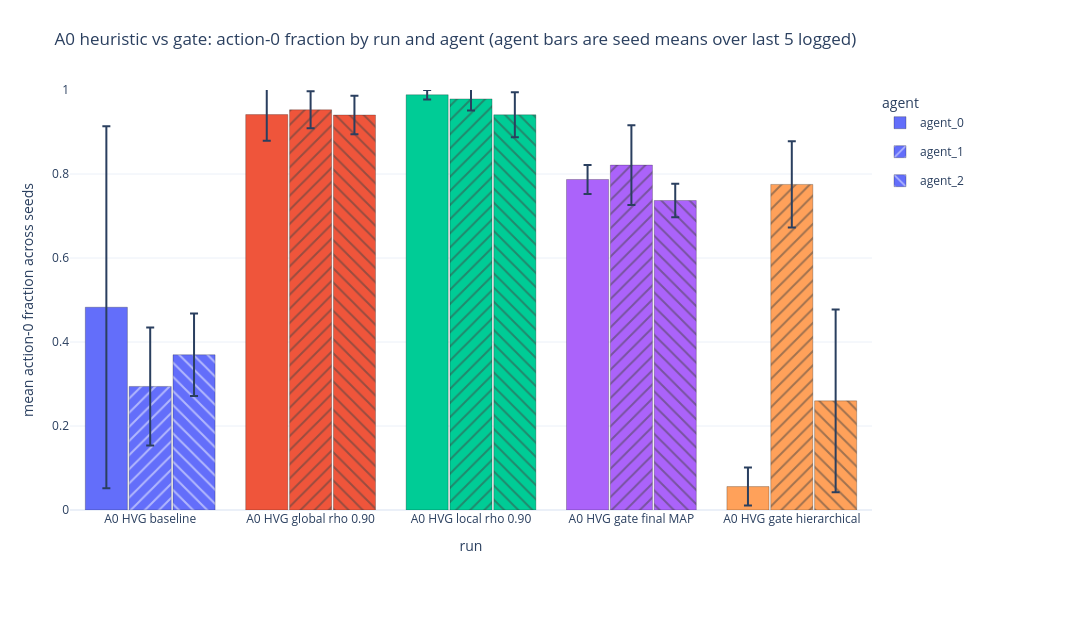
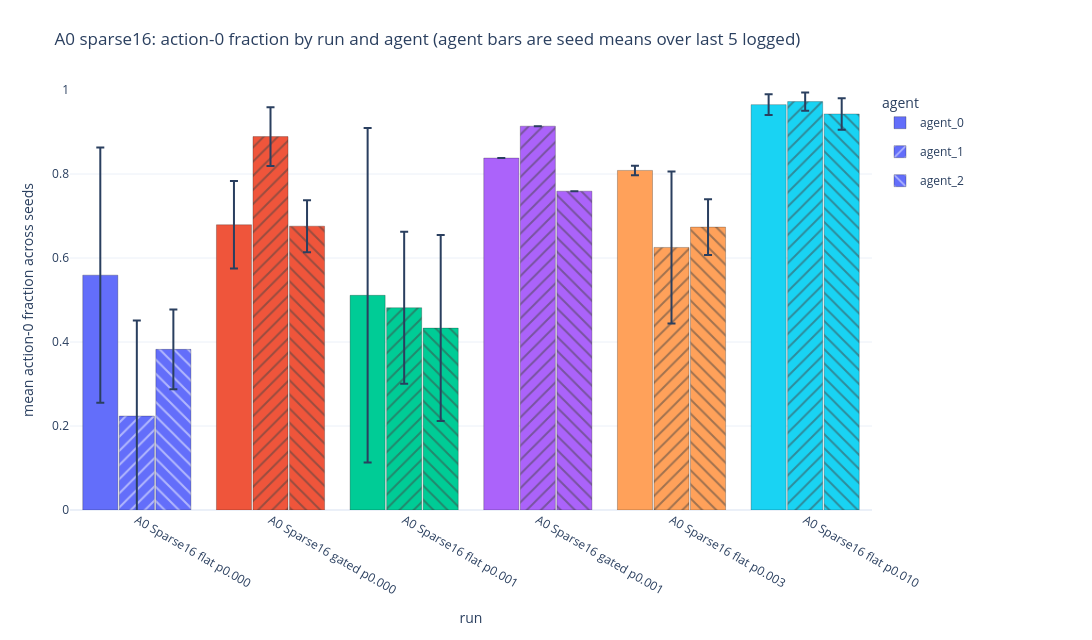
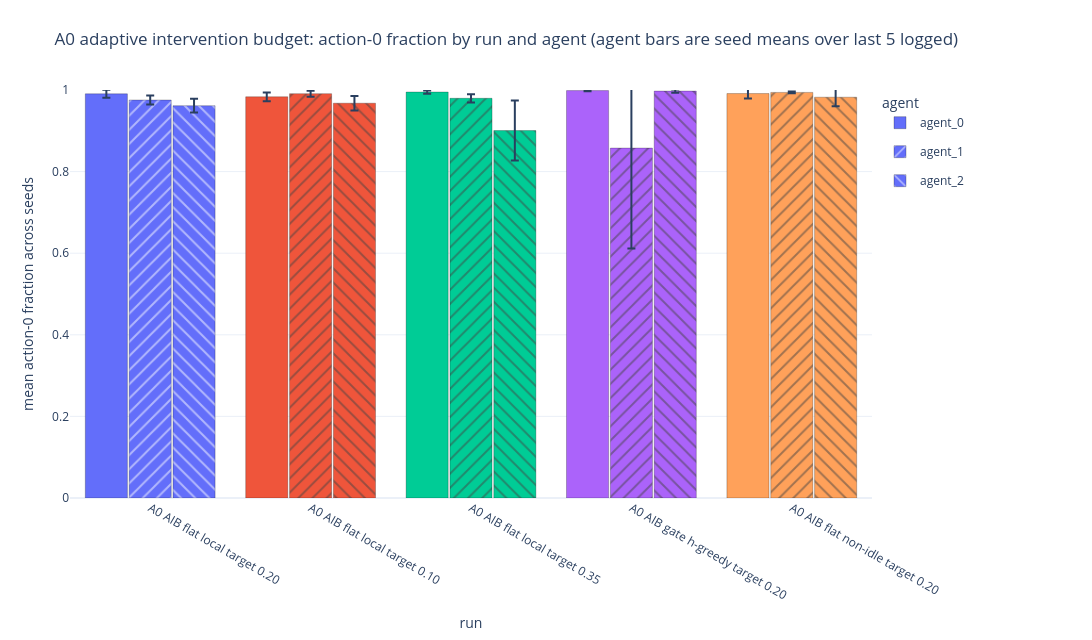
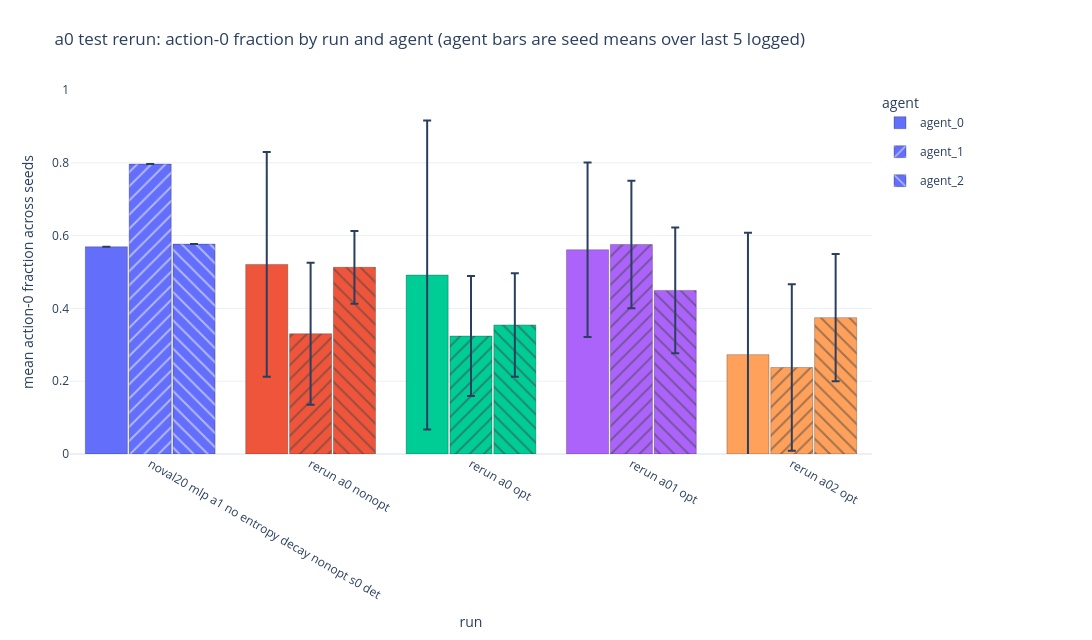

Notebook cell for these charts, in order:
### Markdown cell above
## Last-5logged Action 0 Fraction By Run And Agent

### Code cell
last5_action0 = adm.last5_logged_action0_fraction_by_agent_all_runs(ctx)
adm.display_metric_figures(last5_action0)

### Figure 1 — Plotly figure (JSON) as saved in the notebook; plotly's stock layout.template omitted (floating-point values rounded to 4 significant figures)
{"data": [{"customdata": [[0.4309, 3, "[0, 1, 2]", 19312, 17240.0, "['a0_hvg_00_baseline_s0', 'a0_hvg_00_baseline_s1', 'a0_hvg_00_baseline_s2']"], [0.06218, 3, "[0, 1, 2]", 37660.0, 2487.0, "['a0_hvg_01_eval_rho090_s0', 'a0_hvg_01_eval_rho090_s1', 'a0_hvg_01_eval_rho090_s2']"], [0.01123, 3, "[0, 1, 2]", 39550.0, 449.0, "['a0_hvg_04_eval_local_rho090_s0', 'a0_hvg_04_eval_local_rho090_s1', 'a0_hvg_04_eval_local_rho090_s2']"], [0.0344, 3, "[0, 1, 2]", 31478, 1376.0, "['a0_hvg_02_gate_final_map_s0', 'a0_hvg_02_gate_final_map_s1', 'a0_hvg_02_gate_final_map_s2']"], [0.04514, 3, "[0, 1, 2]", 2231.0, 1805.0, "['a0_hvg_03_gate_hierarchical_s0', 'a0_hvg_03_gate_hierarchical_s1', 'a0_hvg_03_gate_hierarchical_s2']"]], "error_y": {"array": [0.4309, 0.06218, 0.01123, 0.0344, 0.04514], "type": "data", "visible": true}, "hovertemplate": "run=%{x}<br>agent=agent_0<br>mean action-0 fraction=%{y:.4f}<br>std across seeds=%{customdata[0]:.4f}<br>n_seeds=%{customdata[1]}<br>seeds=%{customdata[2]}<br>mean action-0 count=%{customdata[3]:.0f}<br>std action-0 count=%{customdata[4]:.0f}<br>seed runs=%{customdata[5]}<extra></extra>", "legendgroup": "agent_0", "marker": {"color": ["#636EFA", "#EF553B", "#00CC96", "#AB63FA", "#FFA15A"], "line": {"color": "rgba(0,0,0,0.35)", "width": 0.7}, "pattern": {"shape": ""}}, "name": "agent_0", "type": "bar", "x": ["A0 HVG baseline", "A0 HVG global rho 0.90", "A0 HVG local rho 0.90", "A0 HVG gate final MAP", "A0 HVG gate hierarchical"], "y": [0.4828, 0.9415, 0.9886, 0.7869, 0.05577]}, {"customdata": [[0.1405, 3, "[0, 1, 2]", 11770.0, 5621.0, "['a0_hvg_00_baseline_s0', 'a0_hvg_00_baseline_s1', 'a0_hvg_00_baseline_s2']"], [0.04412, 3, "[0, 1, 2]", 38120.0, 1764.0, "['a0_hvg_01_eval_rho090_s0', 'a0_hvg_01_eval_rho090_s1', 'a0_hvg_01_eval_rho090_s2']"], [0.0278, 3, "[0, 1, 2]", 39150.0, 1113.0, "['a0_hvg_04_eval_local_rho090_s0', 'a0_hvg_04_eval_local_rho090_s1', 'a0_hvg_04_eval_local_rho090_s2']"], [0.09493, 3, "[0, 1, 2]", 32846, 3797.0, "['a0_hvg_02_gate_final_map_s0', 'a0_hvg_02_gate_final_map_s1', 'a0_hvg_02_gate_final_map_s2']"], [0.1026, 3, "[0, 1, 2]", 31008, 4106.0, "['a0_hvg_03_gate_hierarchical_s0', 'a0_hvg_03_gate_hierarchical_s1', 'a0_hvg_03_gate_hierarchical_s2']"]], "error_y": {"array": [0.1405, 0.04412, 0.0278, 0.09493, 0.1026], "type": "data", "visible": true}, "hovertemplate": "run=%{x}<br>agent=agent_1<br>mean action-0 fraction=%{y:.4f}<br>std across seeds=%{customdata[0]:.4f}<br>n_seeds=%{customdata[1]}<br>seeds=%{customdata[2]}<br>mean action-0 count=%{customdata[3]:.0f}<br>std action-0 count=%{customdata[4]:.0f}<br>seed runs=%{customdata[5]}<extra></extra>", "legendgroup": "agent_1", "marker": {"color": ["#636EFA", "#EF553B", "#00CC96", "#AB63FA", "#FFA15A"], "line": {"color": "rgba(0,0,0,0.35)", "width": 0.7}, "pattern": {"shape": "/"}}, "name": "agent_1", "type": "bar", "x": ["A0 HVG baseline", "A0 HVG global rho 0.90", "A0 HVG local rho 0.90", "A0 HVG gate final MAP", "A0 HVG gate hierarchical"], "y": [0.2942, 0.9529, 0.9788, 0.8211, 0.7752]}, {"customdata": [[0.09824, 3, "[0, 1, 2]", 14786, 3930.0, "['a0_hvg_00_baseline_s0', 'a0_hvg_00_baseline_s1', 'a0_hvg_00_baseline_s2']"], [0.046, 3, "[0, 1, 2]", 37620.0, 1840.0, "['a0_hvg_01_eval_rho090_s0', 'a0_hvg_01_eval_rho090_s1', 'a0_hvg_01_eval_rho090_s2']"], [0.05362, 3, "[0, 1, 2]", 37638, 2145.0, "['a0_hvg_04_eval_local_rho090_s0', 'a0_hvg_04_eval_local_rho090_s1', 'a0_hvg_04_eval_local_rho090_s2']"], [0.03974, 3, "[0, 1, 2]", 29475, 1590.0, "['a0_hvg_02_gate_final_map_s0', 'a0_hvg_02_gate_final_map_s1', 'a0_hvg_02_gate_final_map_s2']"], [0.2173, 3, "[0, 1, 2]", 10394, 8693.0, "['a0_hvg_03_gate_hierarchical_s0', 'a0_hvg_03_gate_hierarchical_s1', 'a0_hvg_03_gate_hierarchical_s2']"]], "error_y": {"array": [0.09824, 0.046, 0.05362, 0.03974, 0.2173], "type": "data", "visible": true}, "hovertemplate": "run=%{x}<br>agent=agent_2<br>mean action-0 fraction=%{y:.4f}<br>std across seeds=%{customdata[0]:.4f}<br>n_seeds=%{customdata[1]}<br>seeds=%{customdata[2]}<br>mean action-0 count=%{customdata[3]:.0f}<br>std action-0 count=%{customdata[4]:.0f}<br>seed runs=%{customdata[5]}<extra></extra>", "legendgroup": "agent_2", "marker": {"color": ["#636EFA", "#EF553B", "#00CC96", "#AB63FA", "#FFA15A"], "line": {"color": "rgba(0,0,0,0.35)", "width": 0.7}, "pattern": {"shape": "\\"}}, "name": "agent_2", "type": "bar", "x": ["A0 HVG baseline", "A0 HVG global rho 0.90", "A0 HVG local rho 0.90", "A0 HVG gate final MAP", "A0 HVG gate hierarchical"], "y": [0.3696, 0.9405, 0.9409, 0.7369, 0.2598]}], "layout": {"bargap": 0.18, "bargroupgap": 0.04, "barmode": "group", "height": 640, "legend": {"orientation": "v", "title": {"text": "agent"}, "x": 1.01, "xanchor": "left", "y": 1, "yanchor": "top"}, "margin": {"b": 130, "l": 70, "r": 220, "t": 90}, "title": {"text": "A0 heuristic vs gate: action-0 fraction by run and agent (agent bars are seed means over last 5 logged)"}, "width": 1450, "xaxis": {"categoryarray": ["A0 HVG baseline", "A0 HVG global rho 0.90", "A0 HVG local rho 0.90", "A0 HVG gate final MAP", "A0 HVG gate hierarchical"], "categoryorder": "array", "title": {"text": "run"}}, "yaxis": {"range": [0, 1], "title": {"text": "mean action-0 fraction across seeds"}}}}

### Figure 2 — Plotly figure (JSON) as saved in the notebook; plotly's stock layout.template omitted (floating-point values rounded to 4 significant figures)
{"data": [{"customdata": [[0.3037, 3, "[0, 1, 2]", 22367, 12150.0, "['a0_sparse16_flat_p000_s0', 'a0_sparse16_flat_p000_s1', 'a0_sparse16_flat_p000_s2']"], [0.1039, 3, "[0, 1, 2]", 27170.0, 4157.0, "['a0_sparse16_gated_p000_s0', 'a0_sparse16_gated_p000_s1', 'a0_sparse16_gated_p000_s2']"], [0.3981, 3, "[0, 1, 2]", 20450.0, 15930.0, "['a0_sparse16_flat_p001_s0', 'a0_sparse16_flat_p001_s1', 'a0_sparse16_flat_p001_s2']"], [0, 1, "[0]", 33516, 0, "['a0_sparse16_gated_p001_s0']"], [0.01132, 3, "[0, 1, 2]", 32342, 452.9, "['a0_sparse16_flat_p003_s0', 'a0_sparse16_flat_p003_s1', 'a0_sparse16_flat_p003_s2']"], [0.02464, 3, "[0, 1, 2]", 38607, 986.0, "['a0_sparse16_flat_p010_s0', 'a0_sparse16_flat_p010_s1', 'a0_sparse16_flat_p010_s2']"]], "error_y": {"array": [0.3037, 0.1039, 0.3981, 0.0, 0.01132, 0.02464], "type": "data", "visible": true}, "hovertemplate": "run=%{x}<br>agent=agent_0<br>mean action-0 fraction=%{y:.4f}<br>std across seeds=%{customdata[0]:.4f}<br>n_seeds=%{customdata[1]}<br>seeds=%{customdata[2]}<br>mean action-0 count=%{customdata[3]:.0f}<br>std action-0 count=%{customdata[4]:.0f}<br>seed runs=%{customdata[5]}<extra></extra>", "legendgroup": "agent_0", "marker": {"color": ["#636EFA", "#EF553B", "#00CC96", "#AB63FA", "#FFA15A", "#19D3F3"], "line": {"color": "rgba(0,0,0,0.35)", "width": 0.7}, "pattern": {"shape": ""}}, "name": "agent_0", "type": "bar", "x": ["A0 Sparse16 flat p0.000", "A0 Sparse16 gated p0.000", "A0 Sparse16 flat p0.001", "A0 Sparse16 gated p0.001", "A0 Sparse16 flat p0.003", "A0 Sparse16 flat p0.010"], "y": [0.5592, 0.6792, 0.5112, 0.8379, 0.8086, 0.9652]}, {"customdata": [[0.2274, 3, "[0, 1, 2]", 8948.0, 9097.0, "['a0_sparse16_flat_p000_s0', 'a0_sparse16_flat_p000_s1', 'a0_sparse16_flat_p000_s2']"], [0.07006, 3, "[0, 1, 2]", 35560.0, 2802.0, "['a0_sparse16_gated_p000_s0', 'a0_sparse16_gated_p000_s1', 'a0_sparse16_gated_p000_s2']"], [0.181, 3, "[0, 1, 2]", 19264, 7242.0, "['a0_sparse16_flat_p001_s0', 'a0_sparse16_flat_p001_s1', 'a0_sparse16_flat_p001_s2']"], [0, 1, "[0]", 36555, 0, "['a0_sparse16_gated_p001_s0']"], [0.181, 3, "[0, 1, 2]", 25010.0, 7240.0, "['a0_sparse16_flat_p003_s0', 'a0_sparse16_flat_p003_s1', 'a0_sparse16_flat_p003_s2']"], [0.02161, 3, "[0, 1, 2]", 38895, 864.4, "['a0_sparse16_flat_p010_s0', 'a0_sparse16_flat_p010_s1', 'a0_sparse16_flat_p010_s2']"]], "error_y": {"array": [0.2274, 0.07006, 0.181, 0.0, 0.181, 0.02161], "type": "data", "visible": true}, "hovertemplate": "run=%{x}<br>agent=agent_1<br>mean action-0 fraction=%{y:.4f}<br>std across seeds=%{customdata[0]:.4f}<br>n_seeds=%{customdata[1]}<br>seeds=%{customdata[2]}<br>mean action-0 count=%{customdata[3]:.0f}<br>std action-0 count=%{customdata[4]:.0f}<br>seed runs=%{customdata[5]}<extra></extra>", "legendgroup": "agent_1", "marker": {"color": ["#636EFA", "#EF553B", "#00CC96", "#AB63FA", "#FFA15A", "#19D3F3"], "line": {"color": "rgba(0,0,0,0.35)", "width": 0.7}, "pattern": {"shape": "/"}}, "name": "agent_1", "type": "bar", "x": ["A0 Sparse16 flat p0.000", "A0 Sparse16 gated p0.000", "A0 Sparse16 flat p0.001", "A0 Sparse16 gated p0.001", "A0 Sparse16 flat p0.003", "A0 Sparse16 flat p0.010"], "y": [0.2237, 0.8891, 0.4816, 0.9139, 0.6252, 0.9724]}, {"customdata": [[0.09486, 3, "[0, 1, 2]", 15300.0, 3794.0, "['a0_sparse16_flat_p000_s0', 'a0_sparse16_flat_p000_s1', 'a0_sparse16_flat_p000_s2']"], [0.06189, 3, "[0, 1, 2]", 27034, 2476.0, "['a0_sparse16_gated_p000_s0', 'a0_sparse16_gated_p000_s1', 'a0_sparse16_gated_p000_s2']"], [0.2214, 3, "[0, 1, 2]", 17320.0, 8857.0, "['a0_sparse16_flat_p001_s0', 'a0_sparse16_flat_p001_s1', 'a0_sparse16_flat_p001_s2']"], [0, 1, "[0]", 30364, 0, "['a0_sparse16_gated_p001_s0']"], [0.0666, 3, "[0, 1, 2]", 26942, 2664.0, "['a0_sparse16_flat_p003_s0', 'a0_sparse16_flat_p003_s1', 'a0_sparse16_flat_p003_s2']"], [0.03761, 3, "[0, 1, 2]", 37718, 1505.0, "['a0_sparse16_flat_p010_s0', 'a0_sparse16_flat_p010_s1', 'a0_sparse16_flat_p010_s2']"]], "error_y": {"array": [0.09486, 0.06189, 0.2214, 0.0, 0.0666, 0.03761], "type": "data", "visible": true}, "hovertemplate": "run=%{x}<br>agent=agent_2<br>mean action-0 fraction=%{y:.4f}<br>std across seeds=%{customdata[0]:.4f}<br>n_seeds=%{customdata[1]}<br>seeds=%{customdata[2]}<br>mean action-0 count=%{customdata[3]:.0f}<br>std action-0 count=%{customdata[4]:.0f}<br>seed runs=%{customdata[5]}<extra></extra>", "legendgroup": "agent_2", "marker": {"color": ["#636EFA", "#EF553B", "#00CC96", "#AB63FA", "#FFA15A", "#19D3F3"], "line": {"color": "rgba(0,0,0,0.35)", "width": 0.7}, "pattern": {"shape": "\\"}}, "name": "agent_2", "type": "bar", "x": ["A0 Sparse16 flat p0.000", "A0 Sparse16 gated p0.000", "A0 Sparse16 flat p0.001", "A0 Sparse16 gated p0.001", "A0 Sparse16 flat p0.003", "A0 Sparse16 flat p0.010"], "y": [0.3825, 0.6759, 0.4331, 0.7591, 0.6736, 0.9429]}], "layout": {"bargap": 0.18, "bargroupgap": 0.04, "barmode": "group", "height": 640, "legend": {"orientation": "v", "title": {"text": "agent"}, "x": 1.01, "xanchor": "left", "y": 1, "yanchor": "top"}, "margin": {"b": 130, "l": 70, "r": 220, "t": 90}, "title": {"text": "A0 sparse16: action-0 fraction by run and agent (agent bars are seed means over last 5 logged)"}, "width": 1450, "xaxis": {"categoryarray": ["A0 Sparse16 flat p0.000", "A0 Sparse16 gated p0.000", "A0 Sparse16 flat p0.001", "A0 Sparse16 gated p0.001", "A0 Sparse16 flat p0.003", "A0 Sparse16 flat p0.010"], "categoryorder": "array", "title": {"text": "run"}}, "yaxis": {"range": [0, 1], "title": {"text": "mean action-0 fraction across seeds"}}}}

### Figure 3 — Plotly figure (JSON) as saved in the notebook; plotly's stock layout.template omitted (floating-point values rounded to 4 significant figures)
{"data": [{"customdata": [[0.009681, 3, "[0, 1, 2]", 39630.0, 387.6, "['a0_aib_00_flat_local_t020_s0', 'a0_aib_00_flat_local_t020_s1', 'a0_aib_00_flat_local_t020_s2']"], [0.01076, 3, "[0, 1, 2]", 39340.0, 430.5, "['a0_aib_01_flat_local_t010_s0', 'a0_aib_01_flat_local_t010_s1', 'a0_aib_01_flat_local_t010_s2']"], [0.004033, 3, "[0, 1, 2]", 39800.0, 161.5, "['a0_aib_02_flat_local_t035_s0', 'a0_aib_02_flat_local_t035_s1', 'a0_aib_02_flat_local_t035_s2']"], [0.001849, 3, "[0, 1, 2]", 39940.0, 74.1, "['a0_aib_03_gate_hgreedy_sep_local_t020_s0', 'a0_aib_03_gate_hgreedy_sep_local_t020_s1', 'a0_aib_03_gate_hgreedy_sep_local_t020_s2']"], [0.012, 3, "[0, 1, 2]", 39650.0, 480.3, "['a0_aib_04_flat_nonidle_t020_s0', 'a0_aib_04_flat_nonidle_t020_s1', 'a0_aib_04_flat_nonidle_t020_s2']"]], "error_y": {"array": [0.009681, 0.01076, 0.004033, 0.001849, 0.012], "type": "data", "visible": true}, "hovertemplate": "run=%{x}<br>agent=agent_0<br>mean action-0 fraction=%{y:.4f}<br>std across seeds=%{customdata[0]:.4f}<br>n_seeds=%{customdata[1]}<br>seeds=%{customdata[2]}<br>mean action-0 count=%{customdata[3]:.0f}<br>std action-0 count=%{customdata[4]:.0f}<br>seed runs=%{customdata[5]}<extra></extra>", "legendgroup": "agent_0", "marker": {"color": ["#636EFA", "#EF553B", "#00CC96", "#AB63FA", "#FFA15A"], "line": {"color": "rgba(0,0,0,0.35)", "width": 0.7}, "pattern": {"shape": ""}}, "name": "agent_0", "type": "bar", "x": ["A0 AIB flat local target 0.20", "A0 AIB flat local target 0.10", "A0 AIB flat local target 0.35", "A0 AIB gate h-greedy target 0.20", "A0 AIB flat non-idle target 0.20"], "y": [0.9906, 0.9834, 0.995, 0.9986, 0.9913]}, {"customdata": [[0.01081, 3, "[0, 1, 2]", 39018, 432.5, "['a0_aib_00_flat_local_t020_s0', 'a0_aib_00_flat_local_t020_s1', 'a0_aib_00_flat_local_t020_s2']"], [0.007426, 3, "[0, 1, 2]", 39640, 296.7, "['a0_aib_01_flat_local_t010_s0', 'a0_aib_01_flat_local_t010_s1', 'a0_aib_01_flat_local_t010_s2']"], [0.01014, 3, "[0, 1, 2]", 39187, 405.7, "['a0_aib_02_flat_local_t035_s0', 'a0_aib_02_flat_local_t035_s1', 'a0_aib_02_flat_local_t035_s2']"], [0.2459, 3, "[0, 1, 2]", 34305, 9836.0, "['a0_aib_03_gate_hgreedy_sep_local_t020_s0', 'a0_aib_03_gate_hgreedy_sep_local_t020_s1', 'a0_aib_03_gate_hgreedy_sep_local_t020_s2']"], [0.00215, 3, "[0, 1, 2]", 39765, 86.02, "['a0_aib_04_flat_nonidle_t020_s0', 'a0_aib_04_flat_nonidle_t020_s1', 'a0_aib_04_flat_nonidle_t020_s2']"]], "error_y": {"array": [0.01081, 0.007426, 0.01014, 0.2459, 0.00215], "type": "data", "visible": true}, "hovertemplate": "run=%{x}<br>agent=agent_1<br>mean action-0 fraction=%{y:.4f}<br>std across seeds=%{customdata[0]:.4f}<br>n_seeds=%{customdata[1]}<br>seeds=%{customdata[2]}<br>mean action-0 count=%{customdata[3]:.0f}<br>std action-0 count=%{customdata[4]:.0f}<br>seed runs=%{customdata[5]}<extra></extra>", "legendgroup": "agent_1", "marker": {"color": ["#636EFA", "#EF553B", "#00CC96", "#AB63FA", "#FFA15A"], "line": {"color": "rgba(0,0,0,0.35)", "width": 0.7}, "pattern": {"shape": "/"}}, "name": "agent_1", "type": "bar", "x": ["A0 AIB flat local target 0.20", "A0 AIB flat local target 0.10", "A0 AIB flat local target 0.35", "A0 AIB gate h-greedy target 0.20", "A0 AIB flat non-idle target 0.20"], "y": [0.9755, 0.991, 0.9797, 0.8576, 0.9941]}, {"customdata": [[0.01692, 3, "[0, 1, 2]", 38460.0, 677.0, "['a0_aib_00_flat_local_t020_s0', 'a0_aib_00_flat_local_t020_s1', 'a0_aib_00_flat_local_t020_s2']"], [0.01782, 3, "[0, 1, 2]", 38710.0, 712.8, "['a0_aib_01_flat_local_t010_s0', 'a0_aib_01_flat_local_t010_s1', 'a0_aib_01_flat_local_t010_s2']"], [0.07371, 3, "[0, 1, 2]", 36020.0, 2948.0, "['a0_aib_02_flat_local_t035_s0', 'a0_aib_02_flat_local_t035_s1', 'a0_aib_02_flat_local_t035_s2']"], [0.003889, 3, "[0, 1, 2]", 39890, 155.6, "['a0_aib_03_gate_hgreedy_sep_local_t020_s0', 'a0_aib_03_gate_hgreedy_sep_local_t020_s1', 'a0_aib_03_gate_hgreedy_sep_local_t020_s2']"], [0.0221, 3, "[0, 1, 2]", 39290.0, 883.9, "['a0_aib_04_flat_nonidle_t020_s0', 'a0_aib_04_flat_nonidle_t020_s1', 'a0_aib_04_flat_nonidle_t020_s2']"]], "error_y": {"array": [0.01692, 0.01782, 0.07371, 0.003889, 0.0221], "type": "data", "visible": true}, "hovertemplate": "run=%{x}<br>agent=agent_2<br>mean action-0 fraction=%{y:.4f}<br>std across seeds=%{customdata[0]:.4f}<br>n_seeds=%{customdata[1]}<br>seeds=%{customdata[2]}<br>mean action-0 count=%{customdata[3]:.0f}<br>std action-0 count=%{customdata[4]:.0f}<br>seed runs=%{customdata[5]}<extra></extra>", "legendgroup": "agent_2", "marker": {"color": ["#636EFA", "#EF553B", "#00CC96", "#AB63FA", "#FFA15A"], "line": {"color": "rgba(0,0,0,0.35)", "width": 0.7}, "pattern": {"shape": "\\"}}, "name": "agent_2", "type": "bar", "x": ["A0 AIB flat local target 0.20", "A0 AIB flat local target 0.10", "A0 AIB flat local target 0.35", "A0 AIB gate h-greedy target 0.20", "A0 AIB flat non-idle target 0.20"], "y": [0.9615, 0.9677, 0.9006, 0.9973, 0.9823]}], "layout": {"bargap": 0.18, "bargroupgap": 0.04, "barmode": "group", "height": 640, "legend": {"orientation": "v", "title": {"text": "agent"}, "x": 1.01, "xanchor": "left", "y": 1, "yanchor": "top"}, "margin": {"b": 130, "l": 70, "r": 220, "t": 90}, "title": {"text": "A0 adaptive intervention budget: action-0 fraction by run and agent (agent bars are seed means over last 5 logged)"}, "width": 1450, "xaxis": {"categoryarray": ["A0 AIB flat local target 0.20", "A0 AIB flat local target 0.10", "A0 AIB flat local target 0.35", "A0 AIB gate h-greedy target 0.20", "A0 AIB flat non-idle target 0.20"], "categoryorder": "array", "title": {"text": "run"}}, "yaxis": {"range": [0, 1], "title": {"text": "mean action-0 fraction across seeds"}}}}

### Figure 4 — Plotly figure (JSON) as saved in the notebook; plotly's stock layout.template omitted (floating-point values rounded to 4 significant figures)
{"data": [{"customdata": [[0, 0, "[]", 22774, 0, "['noval20_mlp_a1_no_entropy_decay_nonopt_s0_det']"], [0.3088, 3, "[0, 1, 2]", 20830, 12350.0, "['rerun_a0_nonopt_s0', 'rerun_a0_nonopt_s1', 'rerun_a0_nonopt_s2']"], [0.4246, 3, "[0, 1, 2]", 19670.0, 16980.0, "['rerun_a0_opt_s0', 'rerun_a0_opt_s1', 'rerun_a0_opt_s2']"], [0.2394, 3, "[0, 1, 2]", 22450.0, 9576.0, "['rerun_a01_opt_s0', 'rerun_a01_opt_s1', 'rerun_a01_opt_s2']"], [0.3348, 3, "[0, 1, 2]", 10920.0, 13390.0, "['rerun_a02_opt_s0', 'rerun_a02_opt_s1', 'rerun_a02_opt_s2']"]], "error_y": {"array": [0.0, 0.3088, 0.4246, 0.2394, 0.3348], "type": "data", "visible": true}, "hovertemplate": "run=%{x}<br>agent=agent_0<br>mean action-0 fraction=%{y:.4f}<br>std across seeds=%{customdata[0]:.4f}<br>n_seeds=%{customdata[1]}<br>seeds=%{customdata[2]}<br>mean action-0 count=%{customdata[3]:.0f}<br>std action-0 count=%{customdata[4]:.0f}<br>seed runs=%{customdata[5]}<extra></extra>", "legendgroup": "agent_0", "marker": {"color": ["#636EFA", "#EF553B", "#00CC96", "#AB63FA", "#FFA15A"], "line": {"color": "rgba(0,0,0,0.35)", "width": 0.7}, "pattern": {"shape": ""}}, "name": "agent_0", "type": "bar", "x": ["noval20 mlp a1 no entropy decay nonopt s0 det", "rerun a0 nonopt", "rerun a0 opt", "rerun a01 opt", "rerun a02 opt"], "y": [0.5694, 0.5207, 0.4917, 0.5611, 0.273]}, {"customdata": [[0, 0, "[]", 31860, 0, "['noval20_mlp_a1_no_entropy_decay_nonopt_s0_det']"], [0.195, 3, "[0, 1, 2]", 13220.0, 7798.0, "['rerun_a0_nonopt_s0', 'rerun_a0_nonopt_s1', 'rerun_a0_nonopt_s2']"], [0.1648, 3, "[0, 1, 2]", 12960.0, 6594.0, "['rerun_a0_opt_s0', 'rerun_a0_opt_s1', 'rerun_a0_opt_s2']"], [0.1751, 3, "[0, 1, 2]", 23020.0, 7003.0, "['rerun_a01_opt_s0', 'rerun_a01_opt_s1', 'rerun_a01_opt_s2']"], [0.2287, 3, "[0, 1, 2]", 9508.0, 9149.0, "['rerun_a02_opt_s0', 'rerun_a02_opt_s1', 'rerun_a02_opt_s2']"]], "error_y": {"array": [0.0, 0.195, 0.1648, 0.1751, 0.2287], "type": "data", "visible": true}, "hovertemplate": "run=%{x}<br>agent=agent_1<br>mean action-0 fraction=%{y:.4f}<br>std across seeds=%{customdata[0]:.4f}<br>n_seeds=%{customdata[1]}<br>seeds=%{customdata[2]}<br>mean action-0 count=%{customdata[3]:.0f}<br>std action-0 count=%{customdata[4]:.0f}<br>seed runs=%{customdata[5]}<extra></extra>", "legendgroup": "agent_1", "marker": {"color": ["#636EFA", "#EF553B", "#00CC96", "#AB63FA", "#FFA15A"], "line": {"color": "rgba(0,0,0,0.35)", "width": 0.7}, "pattern": {"shape": "/"}}, "name": "agent_1", "type": "bar", "x": ["noval20 mlp a1 no entropy decay nonopt s0 det", "rerun a0 nonopt", "rerun a0 opt", "rerun a01 opt", "rerun a02 opt"], "y": [0.7965, 0.3305, 0.3241, 0.5756, 0.2377]}, {"customdata": [[0, 0, "[]", 23066, 0, "['noval20_mlp_a1_no_entropy_decay_nonopt_s0_det']"], [0.09998, 3, "[0, 1, 2]", 20517, 3999.0, "['rerun_a0_nonopt_s0', 'rerun_a0_nonopt_s1', 'rerun_a0_nonopt_s2']"], [0.1422, 3, "[0, 1, 2]", 14190.0, 5690.0, "['rerun_a0_opt_s0', 'rerun_a0_opt_s1', 'rerun_a0_opt_s2']"], [0.1726, 3, "[0, 1, 2]", 17980.0, 6902.0, "['rerun_a01_opt_s0', 'rerun_a01_opt_s1', 'rerun_a01_opt_s2']"], [0.1747, 3, "[0, 1, 2]", 14985, 6987.0, "['rerun_a02_opt_s0', 'rerun_a02_opt_s1', 'rerun_a02_opt_s2']"]], "error_y": {"array": [0.0, 0.09998, 0.1422, 0.1726, 0.1747], "type": "data", "visible": true}, "hovertemplate": "run=%{x}<br>agent=agent_2<br>mean action-0 fraction=%{y:.4f}<br>std across seeds=%{customdata[0]:.4f}<br>n_seeds=%{customdata[1]}<br>seeds=%{customdata[2]}<br>mean action-0 count=%{customdata[3]:.0f}<br>std action-0 count=%{customdata[4]:.0f}<br>seed runs=%{customdata[5]}<extra></extra>", "legendgroup": "agent_2", "marker": {"color": ["#636EFA", "#EF553B", "#00CC96", "#AB63FA", "#FFA15A"], "line": {"color": "rgba(0,0,0,0.35)", "width": 0.7}, "pattern": {"shape": "\\"}}, "name": "agent_2", "type": "bar", "x": ["noval20 mlp a1 no entropy decay nonopt s0 det", "rerun a0 nonopt", "rerun a0 opt", "rerun a01 opt", "rerun a02 opt"], "y": [0.5767, 0.5129, 0.3547, 0.4494, 0.3746]}], "layout": {"bargap": 0.18, "bargroupgap": 0.04, "barmode": "group", "height": 640, "legend": {"orientation": "v", "title": {"text": "agent"}, "x": 1.01, "xanchor": "left", "y": 1, "yanchor": "top"}, "margin": {"b": 130, "l": 70, "r": 220, "t": 90}, "title": {"text": "a0 test rerun: action-0 fraction by run and agent (agent bars are seed means over last 5 logged)"}, "width": 1450, "xaxis": {"categoryarray": ["noval20 mlp a1 no entropy decay nonopt s0 det", "rerun a0 nonopt", "rerun a0 opt", "rerun a01 opt", "rerun a02 opt"], "categoryorder": "array", "title": {"text": "run"}}, "yaxis": {"range": [0, 1], "title": {"text": "mean action-0 fraction across seeds"}}}}
